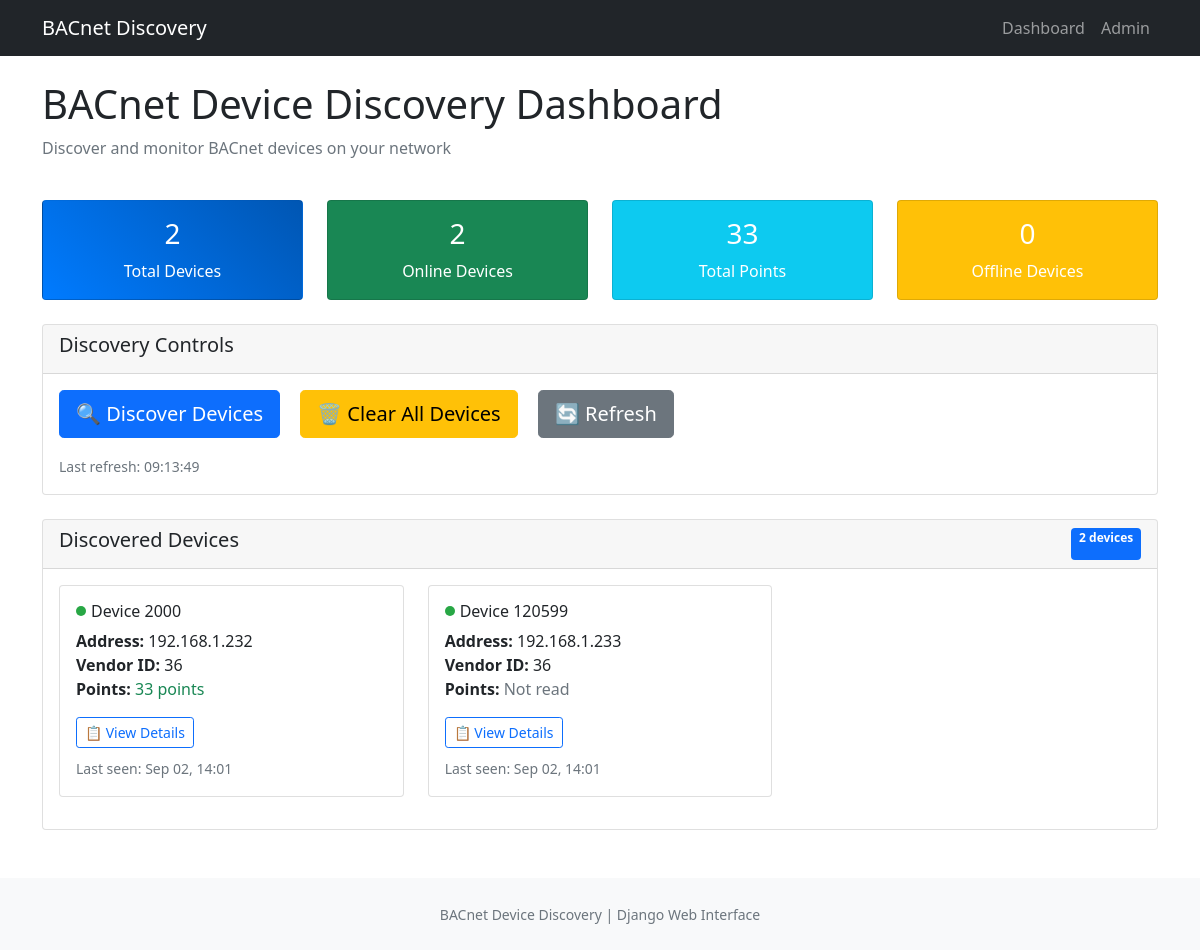
Before: / with the older database file.
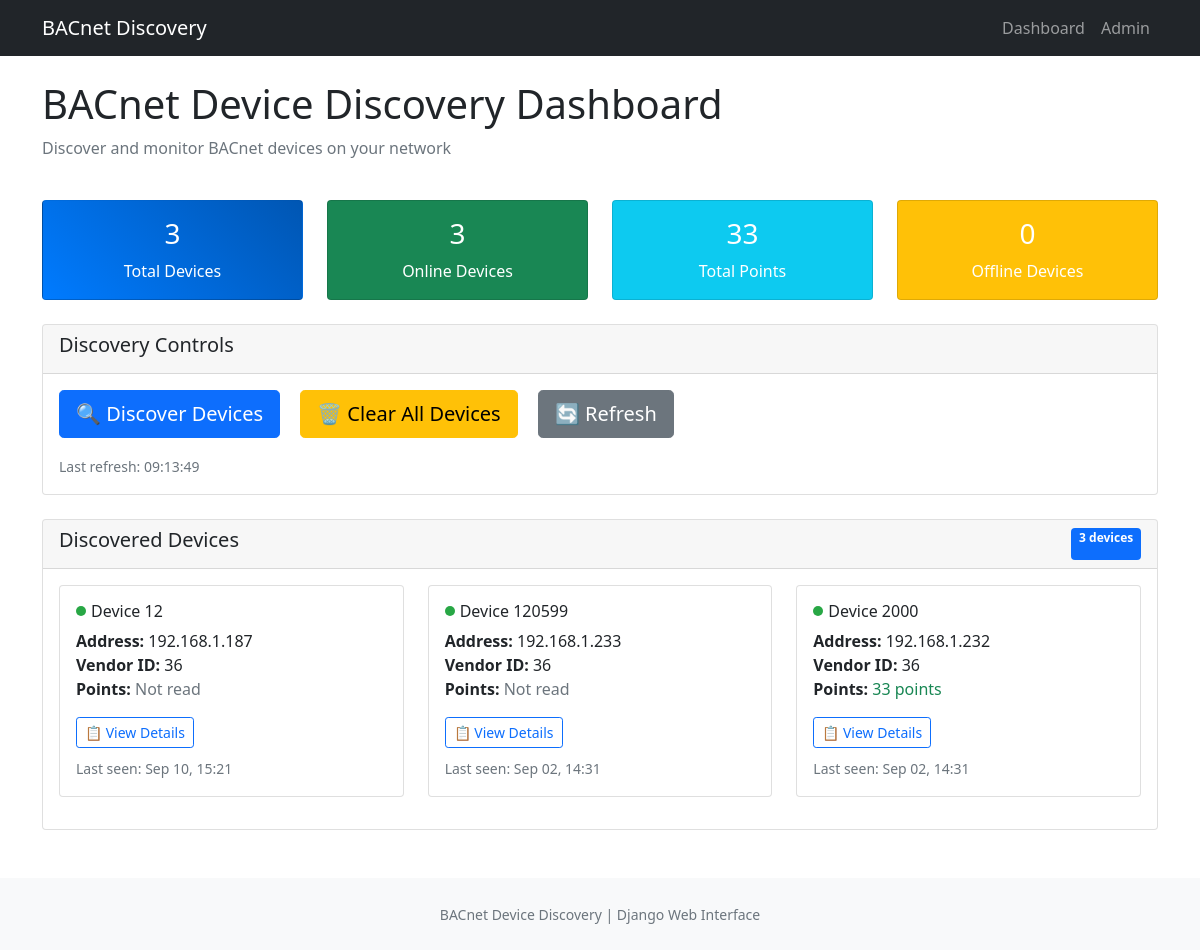
After: the same page with the newer database file.
### discovery/models.py (models this page shows, shortened)
class BACnetDevice(models.Model):
    device_id = models.IntegerField(
        unique=True, help_text="BACnet device instance number"
    )
    address = models.CharField(max_length=50, help_text="IP address of device")
    vendor_id = models.IntegerField(help_text="BACnet vendor ID")
    first_seen = models.DateTimeField(auto_now_add=True)
    last_seen = models.DateTimeField(auto_now_add=True)
    is_online = models.BooleanField(default=True)
    points_read = models.BooleanField(default=False)
    class Meta:
        ordering = ["device_id"]
        verbose_name = "BACnet Device"
        verbose_name_plural = "BACnet Devices"

### discovery/views.py (the view)
# urls.py: path("", views.dashboard, name="dashboard"),
def dashboard(request):
    devices = (
        BACnetDevice.objects.all()
        .annotate(point_count=Count("points"))
        .order_by("-last_seen")
    )
    context = {
        "devices": devices,
        "total_devices": devices.count(),
        "online_devices": devices.filter(is_online=True).count(),
        "offline_devices": devices.filter(is_online=False).count(),
        "total_points": BACnetPoint.objects.count(),
    }
    return render(request, "discovery/dashboard.html", context)

### discovery/templates/discovery/dashboard.html (shortened to what this page needs)
{% extends 'discovery/base.html' %}
{% block content %}
<div class="row mb-4">
    <div class="col">
        <h1>BACnet Device Discovery Dashboard</h1>
        <p class="text-muted">Discover and monitor BACnet devices on your network</p>
    </div>
</div>
<div class="row mb-4">
    <div class="col-md-3">
        <div class="card card-stats">
            <div class="card-body text-center">
                <h3 class="card-title">{{ total_devices }}</h3>
                <p class="card-text">Total Devices</p>
            </div>
        </div>
    </div>
    <div class="col-md-3">
        <div class="card text-white bg-success">
            <div class="card-body text-center">
                <h3 class="card-title">{{ online_devices }}</h3>
                <p class="card-text">Online Devices</p>
            </div>
        </div>
    </div>
    <div class="col-md-3">
        <div class="card text-white bg-info">
            <div class="card-body text-center">
                <h3 class="card-title">{{ total_points }}</h3>
                <p class="card-text">Total Points</p>
            </div>
        </div>
    </div>
    <div class="col-md-3">
        <div class="card text-white bg-warning">
            <div class="card-body text-center">
                <h3 class="card-title" id="offline-count">{{ offline_devices }}</h3>
                <p class="card-text">Offline Devices</p>
            </div>
        </div>
    </div>
</div>
<div class="row mb-4">
    <div class="col">
        <div class="card">
            <div class="card-header">
                <h5>Discovery Controls</h5>
            </div>
            <div class="card-body">
                <button id="discover-btn" class="btn btn-primary btn-lg me-3">
                    🔍 Discover Devices
                </button>
                <button id="clear-btn" class="btn btn-warning btn-lg me-3">
                    🗑️ Clear All Devices
                </button>
                <button id="refresh-btn" class="btn btn-secondary btn-lg">
                    🔄 Refresh
                </button>
                <div class="mt-3">
                    <small class="text-muted">
                        {% load tz %}
                        Last refresh: <span id="last-refresh">{% now "H:i:s" %}</span>
                    </small>
                </div>
            </div>
        </div>
    </div>
</div>
<div class="row">
    <div class="col">
        <div class="card">
            <div class="card-header d-flex justify-content-between">
                <h5>Discovered Devices</h5>
                <span class="badge bg-primary">{{ devices|length }} devices</span>
            </div>
            <div class="card-body">
                {% if devices %}
                    <div class="row" id="devices-container">
                        {% for device in devices %}
                        <div class="col-md-6 col-lg-4 mb-3">
                            <div class="card device-card">
                                <div class="card-body">
                                    <div class="d-flex align-items-center mb-2">
                                        <span class="online-indicator {% if device.is_online %}online {% else %}offline{% endif %}"></span>
                                        <h6 class="card-title mb-0">Device {{ device.device_id }}</h6>
                                    </div>
                                    <p class="card-text">
                                        <strong>Address:</strong> {{ device.address }}<br>
                                        <strong>Vendor ID:</strong> {{ device.vendor_id }}<br>
                                        <strong>Points:</strong>
                                        {% if device.points_read %}
                                            <span class="text-success">{{ device.point_count }} points</span>
                                        {% else %}
                                            <span class="text-muted">Not read</span>
                                        {% endif %}
                                    </p>
                                    <div class="btn-group btn-group-sm">
                                        <a href="{% url 'discovery:device_detail' device.device_id %}" class="btn btn-outline-primary view-details-btn" data-device-id="{{ device.device_id }}" data-points-read="{{ device.points_read|yesno:'true,false' }}">
                                            📋 View Details
                                        </a>
                                    </div>
                                    <div class="mt-2">
                                        <small class="text-muted">
                                            {% load tz %}
                                            Last seen: {{ device.last_seen|timezone:"Australia/Melbourne"|date:"M d, H:i" }}
                                        </small>
                                    </div>
                                </div>
                            </div>
                        </div>
                        {% endfor %}
                    </div>
                    {% endif %}
            </div>
        </div>
    </div>
</div>
{% endblock %}

### discovery/templates/discovery/base.html (shortened to what this page needs)
<!DOCTYPE html>
<html lang="en">
    <head>
        <link href="https://cdn.jsdelivr.net/npm/bootstrap@5.1.3/dist/css/bootstrap.min.css" rel="stylesheet">
    </head>
<body>
    <nav class="navbar navbar-expand-lg navbar-dark bg-dark">
        <div class="container">
            <a class="navbar-brand" href="{% url 'discovery:dashboard' %}">BACnet Discovery</a>
            <div class="navbar-nav">
                <a class="nav-link" href="{% url 'discovery:dashboard' %}">Dashboard</a>
                <a class="nav-link" href="/admin/">Admin</a>
            </div>
        </div>
    </nav>
    <div class="container mt-4">
        {% block content %}{% endblock %}
    </div>
    <footer class="bg-light mt-5 py-4">
        <div class="container text-center">
            <small class="text-muted">
                BACnet Device Discovery | Django Web Interface
            </small>
        </div>
    </footer>
</body>
</html>

### discovery/templates/discovery/base.html (style rules this page uses)
.online-indicator { width: 10px; height: 10px; border-radius: 50%; display: inline-block; margin-right: 5px; }
.online { background-color: #28a745; }
.card-stats { background: linear-gradient(45deg, #007bff, #0056b3); color: white; }
.device-card { transition: transform 0.2s; }

Changed rows visible on the page:
removed BACnetDevice: is_online True (drawn), device_id "2000", address "192.168.1.232", vendor_id "36", point_count "33", last_seen "Sep 02, 14:01"
removed BACnetDevice: is_online True (drawn), device_id "120599", address "192.168.1.233", vendor_id "36", points_read "Not read", last_seen "Sep 02, 14:01"
added BACnetDevice: is_online True (drawn), device_id "12", address "192.168.1.187", vendor_id "36", points_read "Not read", last_seen "Sep 10, 15:21"
added BACnetDevice: is_online True (drawn), device_id "120599", address "192.168.1.233", vendor_id "36", points_read "Not read", last_seen "Sep 02, 14:31"
added BACnetDevice: is_online True (drawn), device_id "2000", address "192.168.1.232", vendor_id "36", point_count "33", last_seen "Sep 02, 14:31"
Other visible differences:
{{ total_devices }}: "2" → "3"
{{ online_devices }}: "2" → "3"
{{ devices|length }}: "2" → "3"
